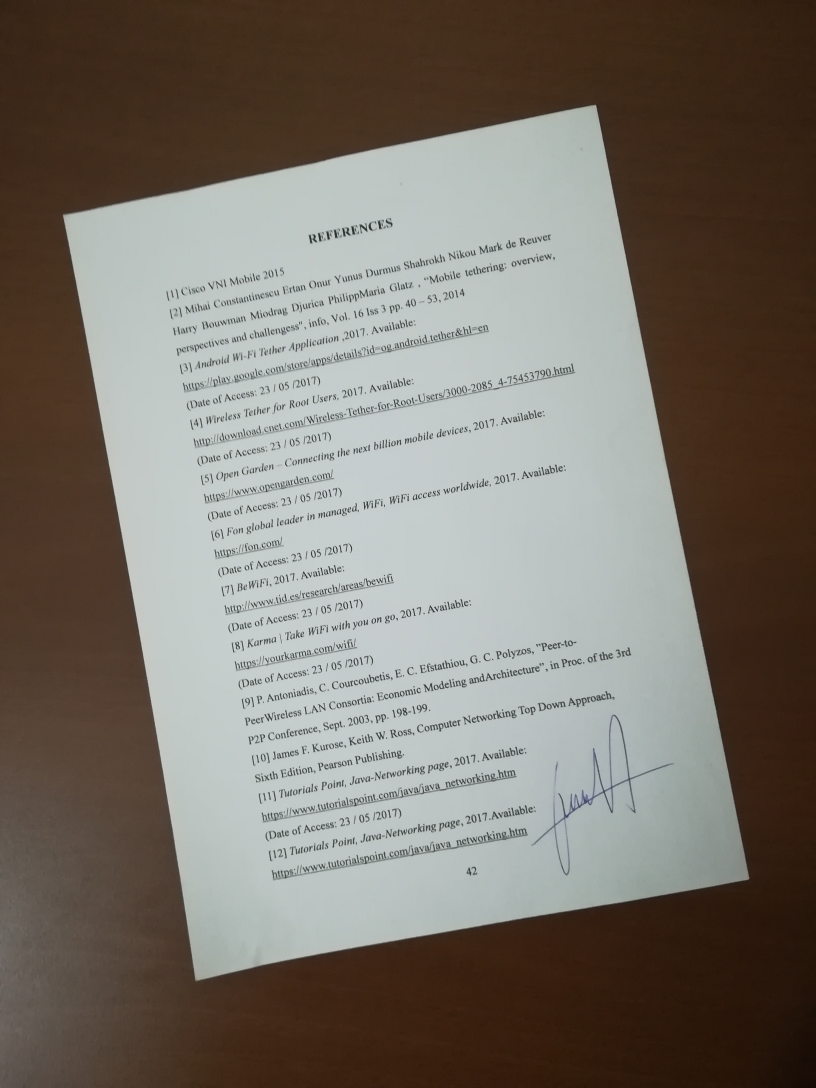
#> input picture test.jpg, 2448 x 3264 px (shown at 1/3 size)
$ python -i dewapper.py   (imports and definitions only)
#> lines starting #> are read from the running program, lines starting #| are printed output that depends on the picture; after the words box and inside, x2 and y2 are one past the last pixel; in counts of white or black regions, pixels touching at a corner belong together
#> further down, picture is the input picture: shape (3264, 2448, 3); mean B, G, R 106.7, 115.4, 121.9
### utils/transform.py
# reference: https://www.pyimagesearch.com/2014/09/01/build-kick-ass-mobile-document-scanner-just-5-minutes/
# import the necessary packages
import numpy as np
import cv2

def order_points(pts):
	# initialzie a list of coordinates that will be ordered
	# such that the first entry in the list is the top-left,
	# the second entry is the top-right, the third is the
	# bottom-right, and the fourth is the bottom-left
	rect = np.zeros((4, 2), dtype = "float32")

	# the top-left point will have the smallest sum, whereas
	# the bottom-right point will have the largest sum
	s = pts.sum(axis = 1)
	rect[0] = pts[np.argmin(s)]
	rect[2] = pts[np.argmax(s)]

	# now, compute the difference between the points, the
	# top-right point will have the smallest difference,
	# whereas the bottom-left will have the largest difference
	diff = np.diff(pts, axis = 1)
	rect[1] = pts[np.argmin(diff)]
	rect[3] = pts[np.argmax(diff)]

	# return the ordered coordinates
	return rect

def four_point_transform(image, pts):
	# obtain a consistent order of the points and unpack them
	# individually
	rect = order_points(pts)
	(tl, tr, br, bl) = rect

	# compute the width of the new image, which will be the
	# maximum distance between bottom-right and bottom-left
	# x-coordiates or the top-right and top-left x-coordinates
	widthA = np.sqrt(((br[0] - bl[0]) ** 2) + ((br[1] - bl[1]) ** 2))
	widthB = np.sqrt(((tr[0] - tl[0]) ** 2) + ((tr[1] - tl[1]) ** 2))
	maxWidth = max(int(widthA), int(widthB))

	# compute the height of the new image, which will be the
	# maximum distance between the top-right and bottom-right
	# y-coordinates or the top-left and bottom-left y-coordinates
	heightA = np.sqrt(((tr[0] - br[0]) ** 2) + ((tr[1] - br[1]) ** 2))
	heightB = np.sqrt(((tl[0] - bl[0]) ** 2) + ((tl[1] - bl[1]) ** 2))
	maxHeight = max(int(heightA), int(heightB))

	# now that we have the dimensions of the new image, construct
	# the set of destination points to obtain a "birds eye view",
	# (i.e. top-down view) of the image, again specifying points
	# in the top-left, top-right, bottom-right, and bottom-left
	# order
	dst = np.array([
		[0, 0],
		[maxWidth - 1, 0],
		[maxWidth - 1, maxHeight - 1],
		[0, maxHeight - 1]], dtype = "float32")

	# compute the perspective transform matrix and then apply it
	M = cv2.getPerspectiveTransform(rect, dst)
	warped = cv2.warpPerspective(image, M, (maxWidth, maxHeight))

	# return the warped image
	return warped

### dewapper.py
#!/usr/bin/python
# -*- coding: utf-8 -*-
# -----------------------------------------
# author      : Ahmet Ozlu
# mail        : ahmetozlu93@gmail.com
# date        : 05.05.2019
# -----------------------------------------

from utils.transform import four_point_transform
from skimage.filters import threshold_local
import numpy as np
import argparse
import cv2
import imutils

def dewarp_book(image):
	# get input image ration to keep best output resolution quality
	ratio = image.shape[0] / 500.0
#> ratio = 6.53
	# copy source image for filter operations
	orig = image.copy()
	# resize the input image
	image = imutils.resize(image, height = 500)
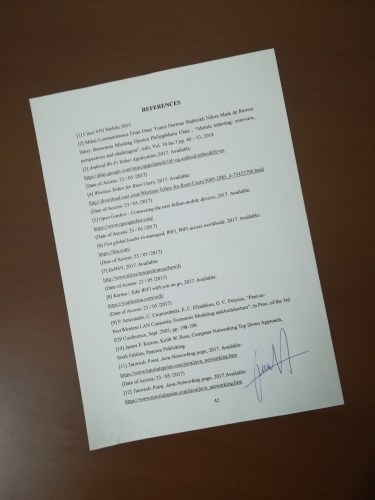
#> image: shape (500, 375, 3); mean of channels 0, 1, 2 106.7, 115.4, 121.9; drawn as B, G, R

	# convert rgb input image to grayscale
	gray = cv2.cvtColor(image, cv2.COLOR_BGR2GRAY)
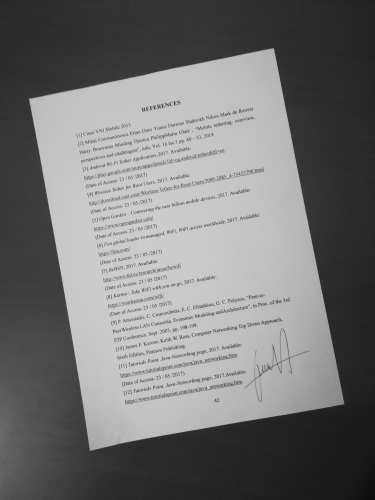
#> gray: shape (500, 375); min 13, max 206, mean 116.3
	gray = cv2.GaussianBlur(gray, (5, 5), 0)

	# sigma parameter is used for automatic Canny edge detection
	sigma=0.33

	# compute the median of the single channel pixel intensities
	v = np.median(image)
#> v = 89

	# apply automatic Canny edge detection using the computed median
	lower = int(max(0, (1.0 - sigma) * v))
#> lower = 59
	upper = int(min(255, (1.0 + sigma) * v))
#> upper = 118
	edged = cv2.Canny(image, lower, upper)
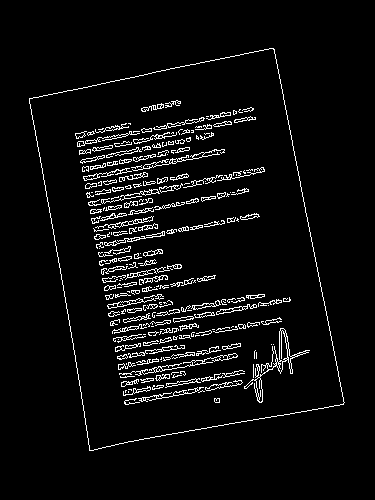
#> edged: shape (500, 375); 5.2% white in thin lines or dots, all inside (x1, y1, x2, y2) = (29, 48, 345, 451)

	# perform dilate morphological filter to connect teh image pixel points
	kernel = np.ones((5,5),np.uint8)
	edged = cv2.dilate(edged,kernel,iterations = 1)
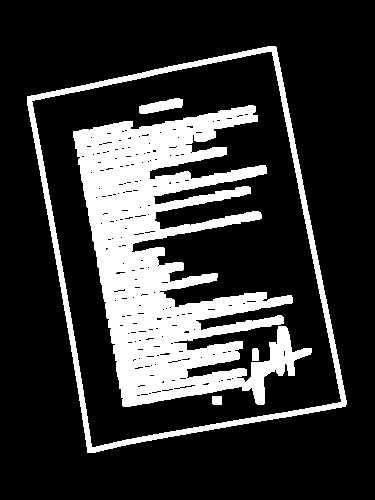
#> edged: shape (500, 375); 21.4% white; 5 white regions

	# find contours
	cnts = cv2.findContours(edged.copy(), cv2.RETR_LIST, cv2.CHAIN_APPROX_SIMPLE)
#> cnts = 195 contours, 186 with area under 20; largest, box (x1, y1, x2, y2) and area: (27, 46, 347, 453) 93806, (31, 51, 342, 448) 88070, (73, 105, 312, 407) 31830, (139, 98, 183, 114) 368, (212, 396, 222, 405) 72
	cnts = imutils.grab_contours(cnts)
	cnts = sorted(cnts, key = cv2.contourArea, reverse = True)[:5]
#> cnts = 5 contours; box (x1, y1, x2, y2) and area: (27, 46, 347, 453) 93806, (31, 51, 342, 448) 88070, (73, 105, 312, 407) 31830, (139, 98, 183, 114) 368, (212, 396, 222, 405) 72
	# loop over the contours
	for c in cnts:
		peri = cv2.arcLength(c, True)
		approx = cv2.approxPolyDP(c, 0.02 * peri, True)

		if len(approx) == 4:
			screenCnt = approx
			break
#> this loop made 1 pass
#> (peri, screenCnt) on pass 1: (1316.4, [[275, 46], [27, 96], [87, 452], [346, 404]])
	# apply the four point transform for book dewarping
	warped = four_point_transform(orig, screenCnt.reshape(4, 2) * ratio)
#> in order_points, `s = pts.sum(axis = 1)`: s = [2095.5, 802.9, 3518.6, 4896]
#> in order_points, `diff = np.diff(pts, axis = 1)`: diff = [-1494.9, 450.4, 2382.7, 378.6]
#> in four_point_transform, `rect = order_points(pts)`: rect = [[176.3, 626.7], [1795.2, 300.3], [2258.7, 2637.3], [567.9, 2950.7]]
#> in four_point_transform, `(tl, tr, br, bl) = rect`: tl = [176.3, 626.7]; tr = [1795.2, 300.3]; br = [2258.7, 2637.3]; bl = [567.9, 2950.7]
#> in four_point_transform, `widthA = np.sqrt(((br[0] - bl[0]) ** 2) + ((br[1] - bl[1]) ** 2))`: widthA = 1719.5
#> in four_point_transform, `widthB = np.sqrt(((tr[0] - tl[0]) ** 2) + ((tr[1] - tl[1]) ** 2))`: widthB = 1651.5
#> in four_point_transform, `maxWidth = max(int(widthA), int(widthB))`: maxWidth = 1719
#> in four_point_transform, `heightA = np.sqrt(((tr[0] - br[0]) ** 2) + ((tr[1] - br[1]) ** 2))`: heightA = 2382.5
#> in four_point_transform, `heightB = np.sqrt(((tl[0] - bl[0]) ** 2) + ((tl[1] - bl[1]) ** 2))`: heightB = 2356.7
#> in four_point_transform, `maxHeight = max(int(heightA), int(heightB))`: maxHeight = 2382
#> in four_point_transform, `dst = np.array([ [0, 0], [maxWidth - 1, 0], [maxWidth - 1, maxHeight -..`: dst = [[0, 0], [1718, 0], [1718, 2381], [0, 2381]]
#> in four_point_transform, `M = cv2.getPerspectiveTransform(rect, dst)`: M = [[1.05, -0.177, -74.17], [0.21, 1.04, -691.3], [1.01e-05, 1.62e-05, 1]]
#> in four_point_transform, `warped = cv2.warpPerspective(image, M, (maxWidth, maxHeight))`:
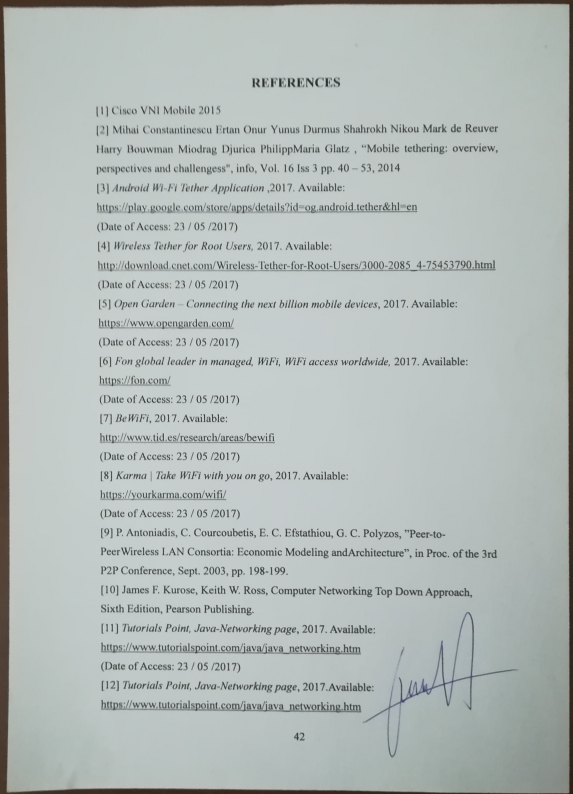
#> warped: shape (2382, 1719, 3) (shown at 1/3 size); mean B, G, R 183.7, 186, 178.4
	return warped

>>> import cv2
>>> picture = cv2.imread('test.jpg')
>>> result = dewarp_book(picture)
